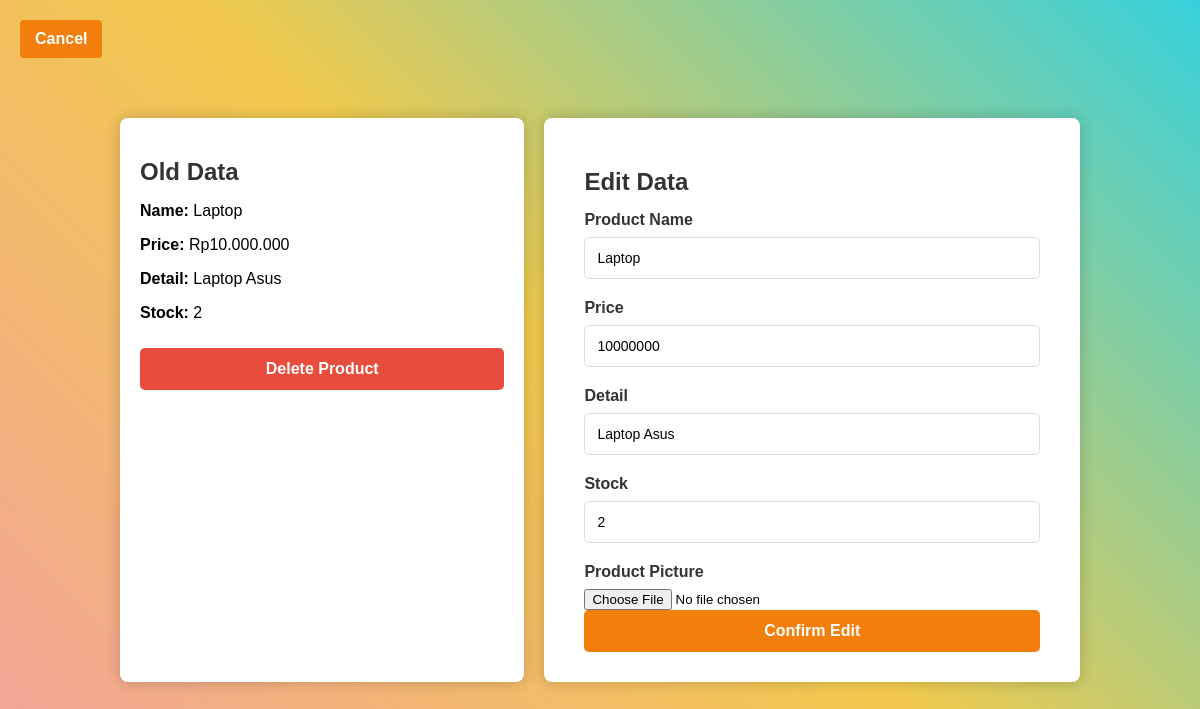
Page /editProducts.php?a=2 (signed in) on the committed database.
### tables this page shows
CREATE TABLE `products` (
  `id` int(11) NOT NULL,
  `name` varchar(255) NOT NULL,
  `price` int(11) NOT NULL,
  `picture` varchar(255) DEFAULT NULL,
  `detail` text DEFAULT NULL,
  `stock` int(11) NOT NULL DEFAULT 1
);

### editProducts.php (the view, shortened to what this page needs)
<?php
    require 'db_connection.php';
    if (isset($_GET['a']) && is_numeric($_GET['a'])) {
        $id = $_GET['a'];
    } else {
        header('Location: products.php');
        exit();
    }
    $stmt = $con->prepare("SELECT * FROM products WHERE id = :id");
    $stmt->bindParam(':id', $id, PDO::PARAM_INT);
    $stmt->execute();
    $data = $stmt->fetch(PDO::FETCH_ASSOC);
?>
<!DOCTYPE html>
<html lang="en">
<head>
    <link rel="stylesheet" href="editProductsStyle.css">
</head>
<body>
<div class="container">
        <div class="old-data">
            <h2>Old Data</h2>
            <p><strong>Name:</strong> <?php echo htmlspecialchars($data['name']); ?></p>
            <p><strong>Price:</strong> Rp<?php echo number_format($data['price'], 0, ',', '.'); ?></p>
            <p><strong>Detail:</strong> <?php echo htmlspecialchars($data['detail']); ?></p>
            <p><strong>Stock:</strong> <?php echo $data['stock']; ?></p>
            <form method="POST" onsubmit="return confirm('Are you sure you want to delete this product?');">
                <button type="submit" name="deleteProduct" class="delete-button">Delete Product</button>
            </form>
        </div>
        <form action="" method="POST" class="edit-form" enctype="multipart/form-data">
            <h2>Edit Data</h2>
            <label for="name">Product Name</label>
            <input type="text" name="name" id="name" value="<?php echo htmlspecialchars($data['name']); ?>" required>
            <label for="price">Price</label>
            <input type="number" name="price" id="price" value="<?php echo htmlspecialchars($data['price']); ?>" required>
            <label for="detail">Detail</label>
            <input type="text" name="detail" id="detail" value="<?php echo htmlspecialchars($data['detail']); ?>" required>
            <label for="stock">Stock</label>
            <input type="number" name="stock" id="stock" value="<?php echo htmlspecialchars($data['stock']); ?>" required>
            <label for="picture">Product Picture</label>
            <input type="file" name="picture" id="picture" accept="image/*">
            <button type="submit" name="confirmEdit">Confirm Edit</button>
        </form>
    </div>
<div class="backButtonContainer">
    <a href="products.php" class="backButton">Cancel</a>
</div>
</body>
</html>

### editProductsStyle.css (style rules this page uses)
body { display: flex; justify-content: center; align-items: center; height: 100vh; background: linear-gradient(45deg, #f3a19f, #f2c94c, #36d1dc); font-family: 'Poppins', sans-serif; margin: 0; }
.container { display: flex; justify-content: space-between; width: 80%; max-width: 1000px; }
.old-data { background-color: #ffffff; padding: 20px; border-radius: 8px; box-shadow: 0px 0px 15px rgba(0, 0, 0, 0.2); width: 40%; margin-right: 20px; }
.edit-form { background-color: #ffffff; padding: 30px 40px; border-radius: 8px; box-shadow: 0px 0px 15px rgba(0, 0, 0, 0.2); width: 50%; }
h2 { margin-bottom: 15px; color: #333; }
label { font-weight: bold; display: block; margin-bottom: 8px; color: #333; }
input[type="text"], input[type="number"] { width: 100%; padding: 12px; margin-bottom: 20px; border: 1px solid #ddd; border-radius: 5px; font-size: 14px; box-sizing: border-box; }
button { width: 100%; padding: 12px; background-color: #f27f0c; border: none; border-radius: 5px; color: white; font-size: 16px; font-weight: bold; cursor: pointer; transition: background-color 0.3s ease; }
.backButtonContainer { position: absolute; top: 20px; left: 20px; z-index: 1000; }
.backButton { display: inline-block; padding: 10px 15px; background-color: #f27f0c; color: white; text-decoration: none; border-radius: 4px; font-weight: bold; transition: background-color 0.3s; }
.delete-button { width: 100%; padding: 12px; background-color: #e74c3c; border: none; border-radius: 5px; color: white; font-size: 16px; font-weight: bold; cursor: pointer; margin-top: 10px; transition: background-color 0.3s ease; }

### rows in the picture
products: name "Laptop", price "10.000.000", detail "Laptop Asus", stock "2", price "10000000"
